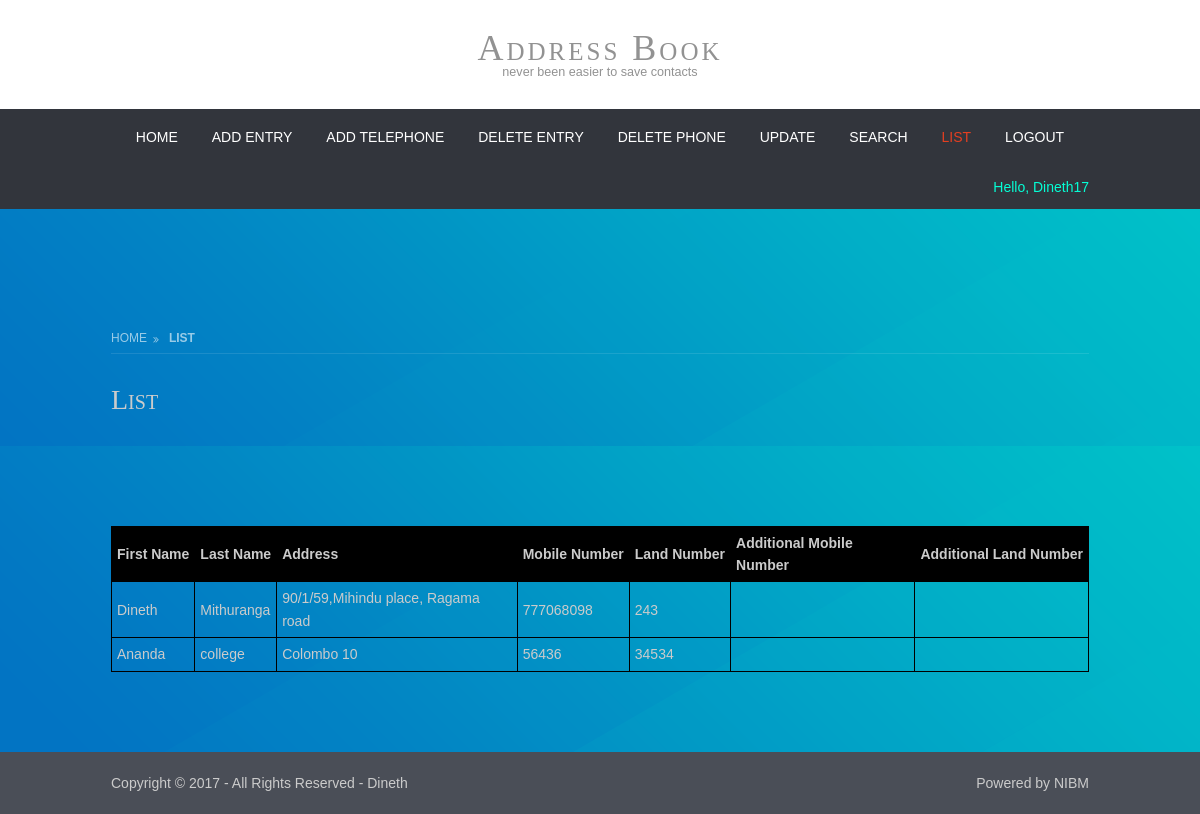
The app's page /build/pages/Listentries.php (signed in) with its own data.
### tables this page shows
CREATE TABLE `addressbook` (
  `fname` varchar(50) NOT NULL,
  `lname` varchar(50) NOT NULL,
  `address` varchar(100) NOT NULL,
  `mobilenumber` int(10) DEFAULT NULL,
  `landnumber` int(10) DEFAULT NULL,
  `addmobile` int(10) DEFAULT NULL,
  `addland` int(10) DEFAULT NULL
);

### build/pages/Listentries.php (the view, shortened to what this page needs)
<?php
if(!isset($_SESSION["sess_user"])){
  header("location:Login.php");
}else{
?>
<!DOCTYPE html>
<html lang="">
<head>
<link href="../layout/styles/layout.css" rel="stylesheet" type="text/css" media="all">
</head>
<body id="top">
<div class="wrapper row1">
  <header id="header" class="hoc clear">
    <h1><a href="../index.php">Address Book</a></h1>
    <p>Never been easier to save Contacts</p>
  </header>
</div>
<div class="wrapper row4">
  <nav id="mainav" class="hoc clear">
    <ul class="clear">
      <li><a href="Home.php">Home</a></li>
      <li><a href="Addentry.php">Add Entry</a></li>
      <li ><a href="Addphone.php">Add Telephone</a></li>
       <li ><a href="Deleteentry.php">Delete Entry</a></li>
        <li > <a href="Deletephone.php">Delete Phone</a></li>
         <li ><a href="Modifyentry.php">Update</a></li>
         <li><a href="search.php">Search</a></li>
           <li class="active"><a href="Listentries">List</a></li>
           <li><a href="Logout.php">Logout</a></li>
    </ul>
    <a href="#"><p align="right" style="color: #05FED5">Hello, <?php echo $_SESSION['user']; ?></p></a>
  </nav>
</div>
<div style="background-image:url('../images/demo/backgrounds/05.png');">
  <section id="breadcrumb" class="hoc clear">
    <ul>
      <li><a href="Home.php">Home</a></li>
      <li><a href="Listentries.php">List</a></li>
    </ul>
    <h6 class="heading">List</h6>
  </section>
</div>
<div style="background-image:url('../images/demo/backgrounds/05.png'); height: 100%;>
<div class="wrapper row3"  >
<main class="hoc container clear" >
          <div>
         <?php
    $sql = "SELECT * FROM addressbook";
    $link = mysqli_connect('localhost','root','','dineth');
    $data = mysqli_query($link,$sql);
    echo '<table>';
    ?>
    <table>
    <tr>
      <th>First Name</th>
      <th>Last  Name</th>
      <th>Address</th>
      <th>Mobile Number</th>
      <th>Land Number</th>
      <th>Additional Mobile Number</th>
      <th>Additional Land Number</th>
    </tr>
   <?php while ($output = mysqli_fetch_array($data)) { ?>
    <tr>
        <td><?php echo $output['fname']; ?> </td>
        <td> <?php echo $output['lname']; ?> </td>
        <td> <?php echo $output['address']; ?> </td>
        <td> <?php echo $output['mobilenumber']; ?> </td>
        <td> <?php echo $output['landnumber']; ?> </td>
        <td> <?php echo $output['addmobile']; ?> </td>
        <td> <?php echo $output['addland']; ?> </td>
      <?php
    }
    ?>
    </table>
          </div>
      </div>
<div class="wrapper row5">
  <div id="copyright" class="hoc clear">
    <p class="fl_left">Copyright &copy; 2017 - All Rights Reserved - <a href="#">Dineth</a></p>
    <p class="fl_right">Powered by <a target="_blank" href="http://www.os-templates.com/" title="Free Website Templates">NIBM</a></p>
  </div>
</div>
</body>
</html>
<?php
}
?>

### build/layout/styles/layout.css (style rules this page uses)
#header { padding:30px 0; text-align:center; }
#header * { margin:0; padding:0; line-height:1; }
#header h1 { font-size:36px; letter-spacing:3px; }
#header p { font-size:.9rem; text-transform:lowercase; }
.container { padding:80px 0; }
#copyright { padding:20px 0; }
#copyright * { margin:0; padding:0; }
*, *::before, *::after { transition:all .28s ease-in-out; }
nav ul, nav ol { margin:0; padding:0; list-style:none; }
#mainav, #breadcrumb, .sidebar nav { line-height:normal; }
#mainav .drop::after, #mainav li li .drop::after, #breadcrumb li a::after, .sidebar nav a::after { position:absolute; font-family:"FontAwesome"; font-size:10px; line-height:10px; }
#mainav { text-align:center; }
#mainav ul { text-transform:uppercase; }
#mainav li { display:inline-block; position:relative; margin:0 30px 0 0; padding:0; }
#mainav li:last-child { margin-right:0; }
#mainav li a { display:block; padding:20px 0; }
#breadcrumb { padding:120px 0 30px; }
#breadcrumb ul { margin:0 0 30px 0; padding:0 0 8px 0; list-style:none; text-transform:uppercase; border-bottom:1px solid; }
#breadcrumb li { display:inline-block; margin:0 6px 0 0; padding:0; }
#breadcrumb li a { display:block; position:relative; margin:0; padding:0 12px 0 0; font-size:12px; }
#breadcrumb li a::after { top:3px; right:0; content:"\f101"; }
#breadcrumb li:last-child a { margin:0; padding:0; font-weight:700; }
#breadcrumb li:last-child a::after { display:none; }
#breadcrumb .heading { margin:0; font-size:2rem; }
body { color:#CBCBCB; background-color:#4A4E57; }
a { color:#E43F21; }
.row1 { color:#929292; background-color:#FFFFFF; }
.row4 { color:#CBCBCB; background-color:#32353C; }
.row5, .row5 a { color:#CBCBCB; background-color:#4A4E57; }
#header a { color:inherit; }
#mainav li a { color:#FFFFFF; }
#mainav .active a, #mainav a:hover, #mainav li:hover > a { color:#E43F21; background-color:inherit; }
#breadcrumb ul { border-color:rgba(255,255,255,.1); }
#breadcrumb a { color:rgba(255,255,255,.6); background-color:inherit; }
@media screen and (min-width:978px) { .hoc, .split { max-width:978px; } }

### build/layout/styles/framework.css (style rules this page uses)
html { overflow-y:scroll; overflow-x:hidden; }
html, body { margin:0; padding:0; font-size:14px; line-height:1.6em; }
*, *::before, *::after { box-sizing:border-box; }
.clear, .group { display:block; }
.clear::before, .clear::after, .group::before, .group::after { display:table; content:""; }
.clear, .clear::after, .group, .group::after { clear:both; }
a { outline:none; text-decoration:none; }
.fl_left, .imgl { float:left; }
.fl_right, .imgr { float:right; }
body, input, textarea, select { font-family:Verdana, Geneva, sans-serif; }
h1, h2, h3, h4, h5, h6, .heading { font-family:Georgia, "Times New Roman", Times, serif; }
h1, h2, h3, h4, h5, h6, .heading { margin:0 0 20px 0; font-size:22px; line-height:normal; font-weight:normal; text-transform:capitalize; font-variant:small-caps; }
.wrapper { display:block; position:relative; width:100%; margin:0; padding:0; text-align:left; word-wrap:break-word; }
.hoc, .split { display:block; margin:0 auto; }
address, article, aside, figcaption, figure, footer, header, main, nav, section { display:block; margin:0; padding:0; }

### build/pages/Listentries.php (style rules this page uses)
table { width: 100%; border-collapse: collapse; }
table, td, th { border: 1px solid black; padding: 5px; }
th { text-align: left; background-color: black; font-size: 14px; }

### records on screen
addressbook: fname "Dineth", lname "Mithuranga", address "90/1/59,Mihindu place, Ragama road", mobilenumber "777068098", landnumber "243"
addressbook: fname "Ananda", lname "college", address "Colombo 10", mobilenumber "56436", landnumber "34534"

### other values on screen
$_SESSION['user'] "Dineth17"
